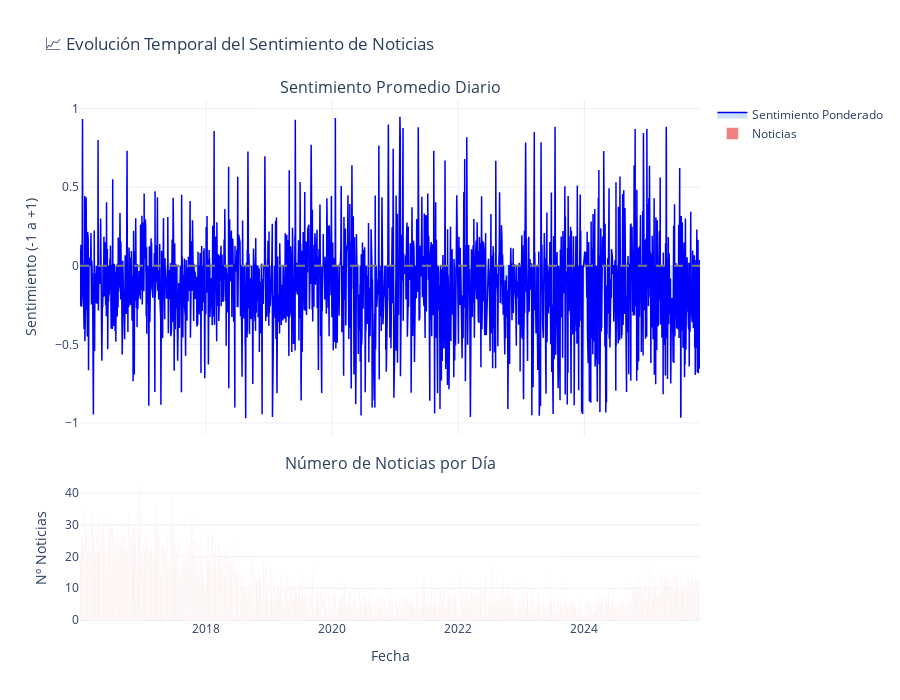

The code cell stored with this chart in its notebook:
### Code cell
# Serie temporal de sentimiento promedio
fig = make_subplots(
    rows=2, cols=1,
    shared_xaxes=True,
    vertical_spacing=0.08,
    subplot_titles=('Sentimiento Promedio Diario', 'Número de Noticias por Día'),
    row_heights=[0.7, 0.3]
)

# Subplot 1: Sentimiento
fig.add_trace(go.Scatter(
    x=sentimiento_diario.index,
    y=sentimiento_diario['sentiment_weighted'],
    mode='lines',
    name='Sentimiento Ponderado',
    line=dict(color='blue', width=1.5),
    fill='tozeroy',
    fillcolor='rgba(0,100,255,0.2)'
), row=1, col=1)

# Línea de referencia en 0
fig.add_hline(y=0, line_dash="dash", line_color="gray", row=1, col=1)

# Subplot 2: Volumen de noticias
fig.add_trace(go.Bar(
    x=sentimiento_diario.index,
    y=sentimiento_diario['num_noticias'],
    name='Noticias',
    marker_color='lightcoral'
), row=2, col=1)

fig.update_xaxes(title_text="Fecha", row=2, col=1)
fig.update_yaxes(title_text="Sentimiento (-1 a +1)", row=1, col=1)
fig.update_yaxes(title_text="Nº Noticias", row=2, col=1)

fig.update_layout(
    title_text="📈 Evolución Temporal del Sentimiento de Noticias",
    height=700,
    template='plotly_white',
    hovermode='x unified'
)

fig.show()

print("💡 Interpretación:")
print("   - Valores > 0: Sentimiento predominantemente positivo")
print("   - Valores < 0: Sentimiento predominantemente negativo")
print("   - Valores ≈ 0: Sentimiento neutral o mixto")

### Figure 1 — Plotly figure (JSON) as saved in the notebook; plotly's stock layout.template omitted (floating-point values rounded to 4 significant figures; data arrays with more than 128 entries replaced by an {"elided": "..."} marker saying what was removed)
{"data": [{"fill": "tozeroy", "fillcolor": "rgba(0,100,255,0.2)", "line": {"color": "blue", "width": 1.5}, "mode": "lines", "name": "Sentimiento Ponderado", "type": "scatter", "x": {"elided": "2273 str values"}, "xaxis": "x", "y": {"elided": "2273 float values"}, "yaxis": "y"}, {"marker": {"color": "lightcoral"}, "name": "Noticias", "type": "bar", "x": {"elided": "2273 str values"}, "xaxis": "x2", "y": {"elided": "2273 int values"}, "yaxis": "y2"}], "layout": {"annotations": [{"font": {"size": 16}, "showarrow": false, "text": "Sentimiento Promedio Diario", "x": 0.5, "xanchor": "center", "xref": "paper", "y": 1, "yanchor": "bottom", "yref": "paper"}, {"font": {"size": 16}, "showarrow": false, "text": "Número de Noticias por Día", "x": 0.5, "xanchor": "center", "xref": "paper", "y": 0.276, "yanchor": "bottom", "yref": "paper"}], "height": 700, "hovermode": "x unified", "shapes": [{"line": {"color": "gray", "dash": "dash"}, "type": "line", "x0": 0, "x1": 1, "xref": "x domain", "y0": 0, "y1": 0, "yref": "y"}], "title": {"text": "📈 Evolución Temporal del Sentimiento de Noticias"}, "xaxis": {"anchor": "y", "domain": [0, 1], "matches": "x2", "showticklabels": false}, "xaxis2": {"anchor": "y2", "domain": [0, 1], "title": {"text": "Fecha"}}, "yaxis": {"anchor": "x", "domain": [0.356, 1], "title": {"text": "Sentimiento (-1 a +1)"}}, "yaxis2": {"anchor": "x2", "domain": [0, 0.276], "title": {"text": "Nº Noticias"}}}}
